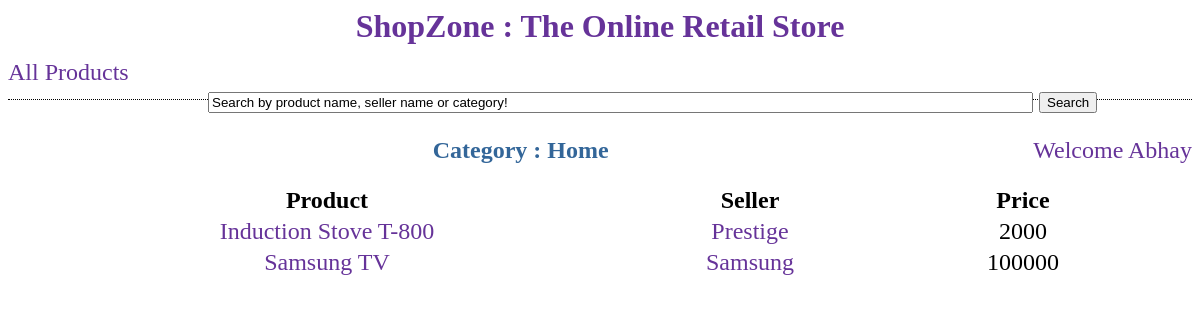
Page /shop/Home/ on the committed database.
### store/models.py (models this page shows, shortened)
class Product(models.Model):
    product_name = models.CharField(max_length=30)
    number_sold = models.IntegerField(default=0)
    price = models.IntegerField(default=0)
    category = models.CharField(max_length=20)
    description = models.CharField(max_length=50)
    seller = models.ForeignKey(Seller)

class Seller(models.Model):
    seller_name = models.CharField(max_length=15)
    address = models.CharField(max_length=50)
    def __str__(self):
        return self.seller_name

### store/views.py (the view)
# urls.py: url(r'^(?P<product_category>\w+)/$', views.by_category),
def by_category(request, product_category): ## VTR1 Done.
    try:
        if user is None:
            return HttpResponseRedirect('/shop/login/')
    except:
        return HttpResponseRedirect('/shop/login/')
    product_category = product_category[0].upper() + product_category[1:].lower()
    if product_category == 'All':
        all_products_list = Product.objects.all().order_by('product_name')
    else:
        all_products_list = Product.objects.all().filter(category=product_category).order_by('product_name')
    context = {'all_products_list':all_products_list,
               'product_category':product_category,
               'user':user}
    return render(request, 'store/by_category.html', context)

### store/templates/store/by_category.html (shortened to what this page needs)
<html>
	<head>
	</head>
	<body link="#663399" vlink="#663399" alink="#808080">
		<div class="headdiv">
			<h1><a href="/" class="title">ShopZone : The Online Retail Store</a></h1>
		</div>
		<div class="headdiv2">
			<div align="left" style="float:left">
				<a href="/shop/all/">All Products</a>
			</div>
			<div align="centre" style="float:left; margin-left:200px;">
				<form action="/shop/by_search/" method="POST">
					<input type="text" name="product" value="Search by product name, seller name or category!" size="100px"/>
					<input type="submit" value="Search"/>
				</form>
			</div>
			<div align="left" style="float:right">
				Welcome <a href="/shop/my_orders/"> {{ user.username }} </a>
			</div>
		</div>
		<div>
			<h2 align="center" style="color:#336699">
			{% if from_search %}
				Search results for : {{ product_category }}
			{% else %}
				Category : {{ product_category }}
			{% endif %} </h2>
		</div>
		<div style="font-size:1.5em;">
			{% if all_products_list %}
				<table align="center" style="font-size:1em;" border=0>
					<tr align="center">
						<th style="width:500px;">Product</th>
						<th style="padding-left:20px; width:300px;">Seller</th>
						<th style="padding-left:20px; width:200px;">Price</th>
					</tr>
					{% for product in all_products_list %}
						<tr align="center">
							<td> <a href="/shop/{{ product.id }}/"><div class="linkdiv">{{ product.product_name }}</a></div></td>
							<td style="padding-left:20px"><a href="/shop/seller/{{ product.seller.pk }}/"><div class="linkdiv">{{ product.seller }}</a></div></td>
							<td style="padding-left:20px"> {{ product.price }} </td>
						</tr>
					{% endfor %}
			{% else %}
				<p>No products are available.</p>
			{% endif %}
</html>

### store/templates/store/by_category.html (style rules this page uses)
a:link { text-decoration:none }
.headdiv { height:1px; width:100%; font-size:1em; text-align:center; color:#663399; padding-bottom:30px; margin-bottom:20px; }
.headdiv2 { height:10px; width:100%; font-size:1.5em; text-align:center; color:#663399; border-bottom:1px dotted black; padding-bottom:30px; margin-bottom:20px; }

### rows in the picture
Product: product_name "Induction Stove T-800", seller "Prestige", price "2000"
Product: product_name "Samsung TV", seller "Samsung", price "100000"

### other values in the picture
{{ user.username }} "Abhay"
{{ product_category }} "Home"
